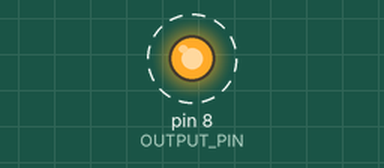
Recording of a sketch running on a simulated Arduino Uno, built with avr-gcc and run on an emulated ATmega328P. Shown: output pins drawn as LEDs (lit = HIGH). Dashed ring = blinking.

Above: at 0.5 s.
Timing chart, 0 to 4.6 s (numbered marks = the images above):
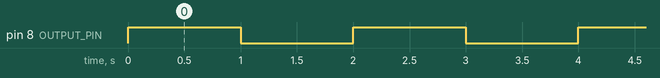

The sketch:

Buzzer.ino
```cpp
int OUTPUT_PIN = 8;
void setup() {
  pinMode (OUTPUT_PIN, OUTPUT);
}

void loop() {
  digitalWrite (OUTPUT_PIN, HIGH);
  delay (1000);
  digitalWrite (OUTPUT_PIN, LOW);
  delay (1000);
}
```

Measured:
- by itself, pin 8 (OUTPUT_PIN): alternates HIGH for 1.0 s and LOW for 1.0 s
